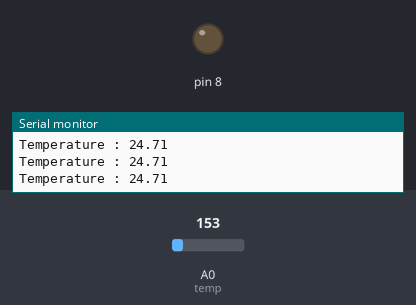
The sketch below on a simulated Arduino Uno, built with avr-gcc and run on an emulated ATmega328P. Shown: output pins drawn as LEDs (lit = HIGH), the last lines printed to the serial monitor. Dashed ring = blinking. The inputs (shaded band) are chosen by the test bench; at power-on: A0 (temp) = 153.

Above: at 1.2 s.
1.3 s: A0 (temp) set to 190
2.8 s: A0 (temp) set to 216
At 3.3 s:
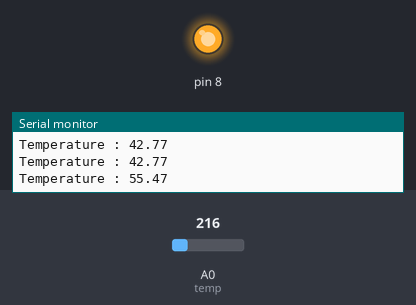
5.8 s: A0 (temp) set to 191
At 6.9 s:
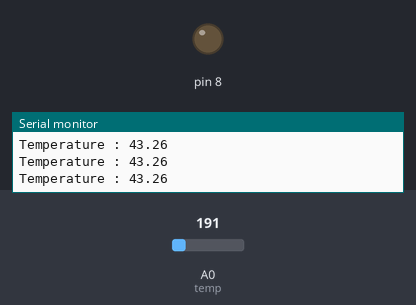
7.3 s: A0 (temp) set to 221
At 8.0 s:
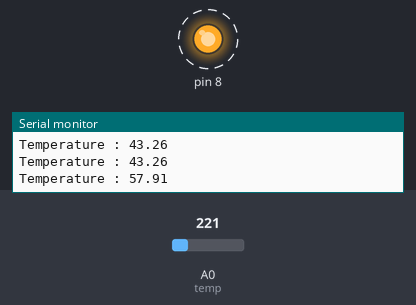
Timing chart, 0 to 11.3 s (numbered marks = the images above; inputs shaded):
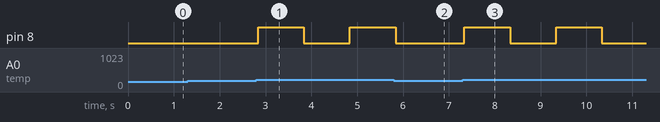

Measured:
- the behaviour switches between 204 and 205 on A0 (temp) (found by bisection; images 0 and 1)
- after the input at 2.8 s, pin 8: LOW → HIGH at once, → LOW 1.0 s later, → HIGH 1.0 s later
- after the input at 5.8 s, pin 8: goes on until 5.8 s, then stays LOW
- after the input at 7.3 s, pin 8: alternates HIGH for 1.0 s and LOW for 1.0 s, starting at once

The sketch:

TASK_T1.ino
```cpp
// C++ code
//

const byte temp = A0;

void setup()
{
  pinMode(8, OUTPUT);
  pinMode(temp, INPUT);
  Serial.begin(9600);
}

void loop()
{
  float temp = analogRead(temp);


  temp = (double)temp / 1024;
  temp = ((temp * 5) - 0.5)*100;


  Serial.print("Temperature : ");
  Serial.println(temp);

  if(temp>50){
  	digitalWrite(8, HIGH);
    delay(1000);
    digitalWrite(8, LOW);
    delay(1000);

  }
}
```
